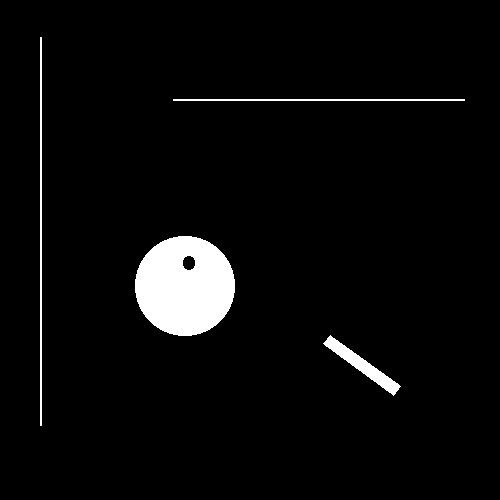
#> input picture images/misc/pikachu.tif, 500 x 500 px, found by its file name
$ jupyter execute --allow-errors Bioimage-analysis_03B_imageprocessing.ipynb
#> lines starting #> are read from the running program, lines starting #| are printed output that depends on the picture; after the words box and inside, x2 and y2 are one past the last pixel; in counts of white or black regions, pixels touching at a corner belong together
# Workshop Python Image Analysis
*Martijn Wehrens, May 2026*

**Estimated time:** XX mins presenting + YY mins exercises

## Chapter 3: Image Processing (part 2)

### Two experiments

#### Tracking a kinase translocation reporter (KTR)

To assess the activity of kinases in single live cells, which can e.g. activate and deactivate proteins, researchers have developed kinase translocation reporters (KTRs). These are fluorescently tagged proteins (or protein domain) whose location inside the cell changes (translocates) depending on whether a specific kinase is active (see also figure 1 of [Kudo et al.](http://doi.org/10.1038/nprot.2017.128)).

The paper [Chavez-Abiega et al.](http://doi.org/10.1242/jcs.259685) presents an image analysis pipeline to analyze KTR signals from single cells (and uses it to study kinase behavior). We'll use their data, and try to reproduce part of that analysis.

*Fig 1b of Kudo et al., When kinase activity is high, KTRs predominantly localize to the cytoplasm due to reduced nuclear localization signal and increased nuclear export signal.*

#### Quantifying bacterial size

In the paper by [Wehrens et al.](http://doi.org/10.1016/j.cub.2018.02.006) the authors quantify how stressed *E. coli* become oddly long shaped, and moreover how, after stress receeded, they recover their familiar rod-shaped sizes.

We'll also try to reproduce (a very small part) of their analysis.

### Loading the data

[cell 1]
import matplotlib.pyplot as plt
import seaborn as sns
import tifffile as tiff
import numpy as np

# some new ones
import skimage as sk
from scipy import stats
from scipy import ndimage

# something convenient for later
FIGSIZE21 = (10/2.54,5/2.54)
FIGSIZE22 = (10/2.54,10/2.54)

[cell 2]
# Load part of the KTR data (Chavez-Abiega et al.)
img_path_KTR = '/Users/m.wehrens/Data_notbacked/2025_Py-Image-workshop_KTR-example-data/raw/Composite_KTR.tif'
#> (the rest of this cell did not finish here and is left out)

## Step 1: segmentation

- We aim to quantify
    - **nuclear vs. cytoplasmic signal** in the KTR dataset,
    - and **bacterial sizes** the bacterial dataset.
- To achieve both, we first need to **segment** both **nuclei** and **bacteria**.
- Global **manual thresholds** are **labor intensive and subjective**. Let's try to do this automatically.

### Background information

#### Different types of challenges

- Generally, the segmentation approach depends on type of data.
- Global thresholds are based on statistics visualized well by histograms.

<br>

*Image taken from [biobook](https://bioimagebook.github.io/chapters/2-processing/3-thresholding/thresholding.html) (fig. 68).*

## Automated global thresholds

#### Otsu's method

Otsu’s method, introduced in 1979, has become an extremely popular approach to determining a threshold. It’s commonly described, somewhat intimidatingly, as ‘minimizing the intra-class intensity variance’. In essence, calculating a threshold using Otsu’s method involves adding the variance of the background pixels to the variance of the foreground pixels, for all possible thresholds. The threshold that is selected is the one for which the sum of the variances is smallest.

*Source: [biobook](https://bioimagebook.github.io/chapters/2-processing/3-thresholding/thresholding.html).*

#### More thresholding-finding algorithms

Other methods include:
- Threshold determined by estimate of background
- Triangle method
- Yen method
- (..)

**A list can be found at** [scikit image's documentation](https://scikit-image.org/docs/0.23.x/auto_examples/segmentation/plot_thresholding.html).

### Applying automatic thresholding

[cell 3]
def my_plot_12(img1, img2, mycmap='viridis'):
    # plot two images side by side
    fig, axs = plt.subplots(1,2, figsize=FIGSIZE21)
    _ = axs[0].imshow(img1, cmap=mycmap)
    _ = axs[1].imshow(img2, cmap=mycmap)
    plt.tight_layout()

#> (a cell that did not finish here is left out)

#> (a cell that did not finish here is left out)

## Morphological operations

### Neighborhoods and convolutions

Segmenting the bacteria are
- too big of a **challenge** to tackle with global thresholding.
- That's because there are **local differences** within the image.

We need to process the image locally.

#### Convolution

We'll briefly dive into convolutions, which will hopefully help you understand neighborhood operations, which are fundamental in image processing.

*Image via [discuss.pytorch.org](https://discuss.pytorch.org/t/deformable-convolution-layer-with-variable-filter/58799). In convolution, a new image is created by for each pixel summing its neighborhood pixels multiplied with neighborhood location specific weights.*

[cell 6]
# Let's illustrate this concept with some examples

# Load an example picture
img_pika = tiff.imread('images/misc/pikachu.tif')
#> img_pika: shape (500, 500); 4% white; 4 white regions, box (x1, y1, x2, y2) and area: (135, 236, 235, 336) 7724, (323, 335, 401, 396) 1035, (40, 37, 42, 426) 778, (173, 99, 465, 101) 584
_= plt.imshow(img_pika)

[cell 7]
# Define a horizontal line "kernel"
kernel_h = np.zeros((25,25))
kernel_h[2,:] = 12
kernel_h=kernel_h/np.sum(kernel_h)

# Define a vertical line "kernel"
kernel_v = np.zeros((25,25))
kernel_v[:,2] = 12
kernel_v=kernel_v/np.sum(kernel_v)

# Apply them both to the image
img_pika_h = ndimage.convolve(img_pika, kernel_h)
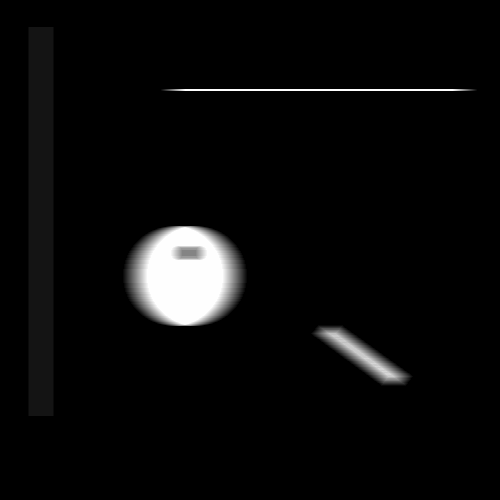
#> img_pika_h: shape (500, 500); min 0, max 254, mean 10.3
img_pika_v = ndimage.convolve(img_pika, kernel_v)
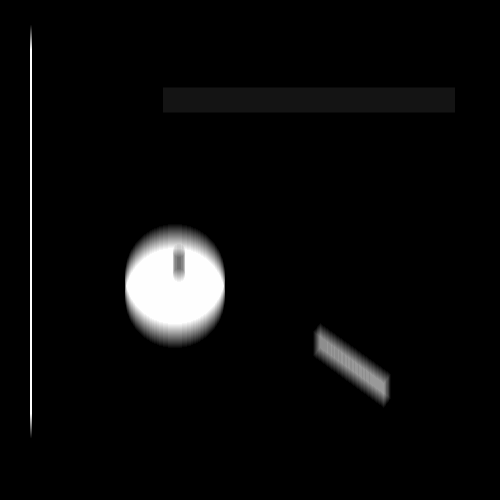
#> img_pika_v: shape (500, 500); min 0, max 254, mean 10.3

# Now show both pictures
my_plot_12(img_pika_h, img_pika_v, mycmap='magma')
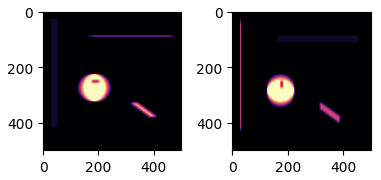
#> figure drawn by matplotlib, 2 panels

[cell 8]
# Define a disk kernel
kernel_disk = sk.morphology.disk(15)
kernel_disk = kernel_disk/np.sum(kernel_disk)

# Define an edge kernel
kernel_laplacian = np.array([[0, -1,  0],
                      [-1,  4, -1],
                      [0, -1,  0]])

# Now apply and plot
img_pika_disk = ndimage.convolve(img_pika, kernel_disk)
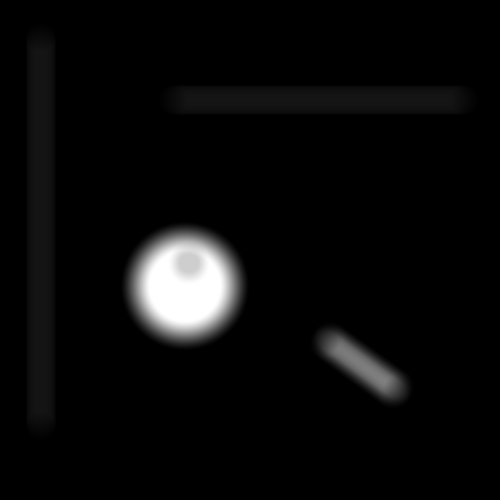
#> img_pika_disk: shape (500, 500); min 0, max 255, mean 10.2
img_pika_edge = ndimage.convolve(img_pika, kernel_laplacian)
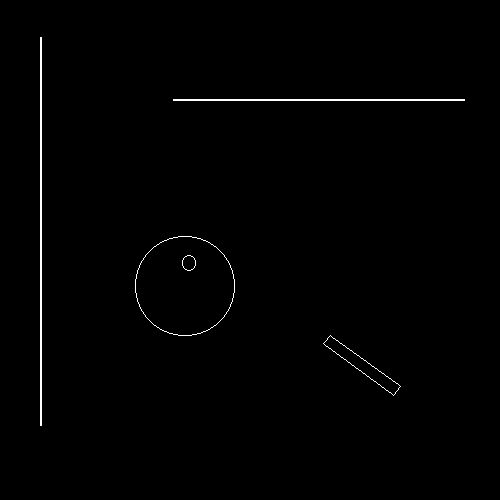
#> img_pika_edge: shape (500, 500); min 0, max 255, mean 1.9
my_plot_12(img_pika_disk, img_pika_edge, mycmap='gray')

## Dilution and erosion

- We can go a step further
    - **Dilation and erosion** are very useful operations

[cell 9]
# Perform dilation and erosion on pika image
img_pika_eroded  = sk.morphology.erosion(img_pika, footprint=np.ones((7,7)))
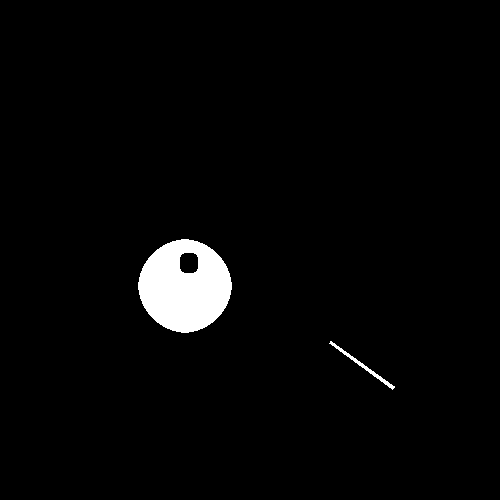
#> img_pika_eroded: shape (500, 500); 2.7% white; 2 white regions, box (x1, y1, x2, y2) and area: (138, 239, 232, 333) 6368, (329, 341, 395, 390) 272
img_pika_dilated = sk.morphology.dilation(img_pika, footprint=np.ones((7,7)))
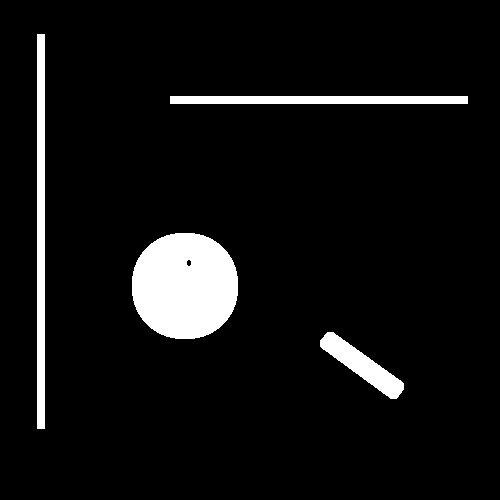
#> img_pika_dilated: shape (500, 500); 6.6% white; 4 white regions, box (x1, y1, x2, y2) and area: (132, 233, 238, 339) 9076, (37, 34, 45, 429) 3160, (170, 96, 468, 104) 2384, (320, 332, 404, 399) 1905
# Show 'm
my_plot_12(img_pika_eroded, img_pika_dilated, mycmap='viridis')

[cell 10]
# They can also be combined
# Morphological closing (dilation followed by erosion)
img_pika_closed = sk.morphology.closing(img_pika, footprint=sk.morphology.disk(7))
# Morphological opening (erosion followed by dilation)
img_pika_opened = sk.morphology.opening(img_pika, footprint=sk.morphology.disk(7))
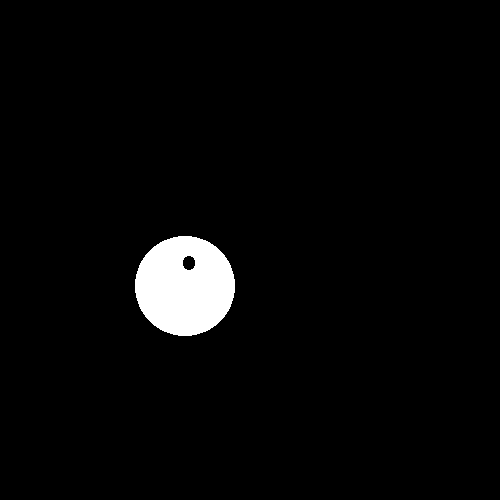
#> img_pika_opened: shape (500, 500); 3.1% white; 1 white region, box (x1, y1, x2, y2) and area: (135, 236, 235, 336) 7716

# Show the result
my_plot_12(img_pika_closed, img_pika_opened, mycmap='viridis')

[cell 11]
# Blurring can also be done more sophisticated
img_pika_gauss07 = sk.filters.gaussian(img_pika, sigma=7)
img_pika_gauss20 = sk.filters.gaussian(img_pika, sigma=20)
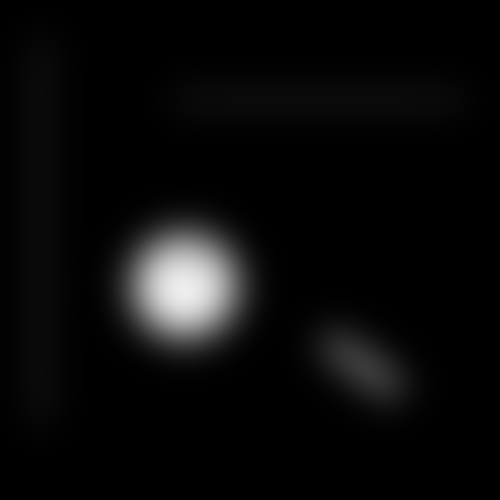
#> img_pika_gauss20: shape (500, 500) float64; min 0, max 0.932, mean 0.0404

# Now show both
my_plot_12(img_pika_gauss07, img_pika_gauss20, mycmap='gray')
